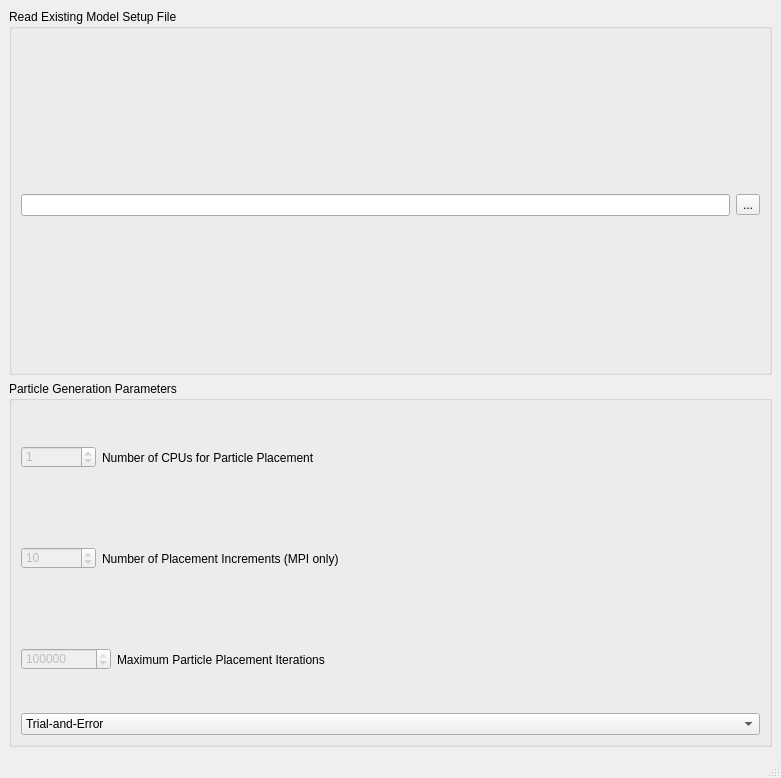
<?xml version="1.0" encoding="UTF-8"?>
<ui version="4.0">
 <class>MainWindow</class>
 <widget class="QMainWindow" name="MainWindow">
  <property name="geometry">
   <rect>
    <x>0</x>
    <y>0</y>
    <width>781</width>
    <height>778</height>
   </rect>
  </property>
  <property name="sizePolicy">
   <sizepolicy hsizetype="Preferred" vsizetype="Maximum">
    <horstretch>0</horstretch>
    <verstretch>0</verstretch>
   </sizepolicy>
  </property>
  <property name="windowIcon">
   <iconset>
    <normaloff>:/icons/PartDesignWorkbench.svg</normaloff>:/icons/PartDesignWorkbench.svg</iconset>
  </property>
  <property name="toolTipDuration">
   <number>0</number>
  </property>
  <property name="styleSheet">
   <string notr="true"/>
  </property>
  <property name="unifiedTitleAndToolBarOnMac">
   <bool>true</bool>
  </property>
  <widget class="QWidget" name="centralwidget">
   <property name="sizePolicy">
    <sizepolicy hsizetype="Expanding" vsizetype="Expanding">
     <horstretch>0</horstretch>
     <verstretch>0</verstretch>
    </sizepolicy>
   </property>
   <layout class="QGridLayout" name="gridLayout_3">
    <item row="0" column="0">
     <widget class="QGroupBox" name="gb_working_dir">
      <property name="enabled">
       <bool>true</bool>
      </property>
      <property name="styleSheet">
       <string notr="true">border-color: rgb(182, 182, 182);</string>
      </property>
      <property name="title">
       <string>Read Existing Model Setup File</string>
      </property>
      <layout class="QHBoxLayout" name="horizontalLayout_6">
       <property name="leftMargin">
        <number>9</number>
       </property>
       <property name="bottomMargin">
        <number>0</number>
       </property>
       <item>
        <widget class="QLineEdit" name="setupFile">
         <property name="enabled">
          <bool>true</bool>
         </property>
         <property name="readOnly">
          <bool>true</bool>
         </property>
        </widget>
       </item>
       <item>
        <widget class="QToolButton" name="readFileButton">
         <property name="enabled">
          <bool>true</bool>
         </property>
         <property name="text">
          <string notr="true">...</string>
         </property>
        </widget>
       </item>
      </layout>
     </widget>
    </item>
    <item row="1" column="0">
     <widget class="QGroupBox" name="gb_analysis_type_2">
      <property name="enabled">
       <bool>true</bool>
      </property>
      <property name="styleSheet">
       <string notr="true">border-color: rgb(182, 182, 182);</string>
      </property>
      <property name="title">
       <string>Particle Generation Parameters</string>
      </property>
      <layout class="QGridLayout" name="gridLayout_2">
       <item row="0" column="0">
        <layout class="QHBoxLayout" name="horizontalLayout_2">
         <item>
          <widget class="QSpinBox" name="numCPUbox">
           <property name="enabled">
            <bool>false</bool>
           </property>
           <property name="sizePolicy">
            <sizepolicy hsizetype="Fixed" vsizetype="Fixed">
             <horstretch>0</horstretch>
             <verstretch>0</verstretch>
            </sizepolicy>
           </property>
           <property name="minimumSize">
            <size>
             <width>75</width>
             <height>0</height>
            </size>
           </property>
           <property name="maximumSize">
            <size>
             <width>75</width>
             <height>16777215</height>
            </size>
           </property>
           <property name="maximum">
            <number>999999999</number>
           </property>
           <property name="value">
            <number>1</number>
           </property>
          </widget>
         </item>
         <item>
          <widget class="QLabel" name="label_2">
           <property name="enabled">
            <bool>true</bool>
           </property>
           <property name="text">
            <string>Number of CPUs for Particle Placement</string>
           </property>
          </widget>
         </item>
        </layout>
       </item>
       <item row="1" column="0">
        <layout class="QHBoxLayout" name="horizontalLayout_3">
         <item>
          <widget class="QSpinBox" name="numPIncBox">
           <property name="enabled">
            <bool>false</bool>
           </property>
           <property name="sizePolicy">
            <sizepolicy hsizetype="Fixed" vsizetype="Fixed">
             <horstretch>0</horstretch>
             <verstretch>0</verstretch>
            </sizepolicy>
           </property>
           <property name="minimumSize">
            <size>
             <width>75</width>
             <height>0</height>
            </size>
           </property>
           <property name="maximumSize">
            <size>
             <width>75</width>
             <height>16777215</height>
            </size>
           </property>
           <property name="maximum">
            <number>999999999</number>
           </property>
           <property name="value">
            <number>10</number>
           </property>
          </widget>
         </item>
         <item>
          <widget class="QLabel" name="label_3">
           <property name="enabled">
            <bool>true</bool>
           </property>
           <property name="text">
            <string>Number of Placement Increments (MPI only)</string>
           </property>
          </widget>
         </item>
        </layout>
       </item>
       <item row="2" column="0">
        <layout class="QHBoxLayout" name="horizontalLayout_4">
         <item>
          <widget class="QSpinBox" name="numIncBox">
           <property name="enabled">
            <bool>false</bool>
           </property>
           <property name="sizePolicy">
            <sizepolicy hsizetype="Fixed" vsizetype="Fixed">
             <horstretch>0</horstretch>
             <verstretch>0</verstretch>
            </sizepolicy>
           </property>
           <property name="minimumSize">
            <size>
             <width>90</width>
             <height>0</height>
            </size>
           </property>
           <property name="maximumSize">
            <size>
             <width>90</width>
             <height>16777215</height>
            </size>
           </property>
           <property name="maximum">
            <number>999999999</number>
           </property>
           <property name="value">
            <number>500000</number>
           </property>
          </widget>
         </item>
         <item>
          <widget class="QLabel" name="label_4">
           <property name="enabled">
            <bool>true</bool>
           </property>
           <property name="text">
            <string>Maximum Particle Placement Iterations</string>
           </property>
          </widget>
         </item>
        </layout>
       </item>
       <item row="3" column="0">
        <layout class="QHBoxLayout" name="horizontalLayout">
         <item>
          <widget class="QComboBox" name="placementAlg">
           <property name="enabled">
            <bool>true</bool>
           </property>
           <property name="minimumSize">
            <size>
             <width>150</width>
             <height>0</height>
            </size>
           </property>
           <item>
            <property name="text">
             <string>Trial-and-Error</string>
            </property>
           </item>
          </widget>
         </item>
        </layout>
       </item>
      </layout>
     </widget>
    </item>
   </layout>
  </widget>
  <widget class="QMenuBar" name="menubar">
   <property name="geometry">
    <rect>
     <x>0</x>
     <y>0</y>
     <width>781</width>
     <height>21</height>
    </rect>
   </property>
  </widget>
  <widget class="QStatusBar" name="statusbar"/>
 </widget>
 <resources/>
 <connections/>
</ui>
